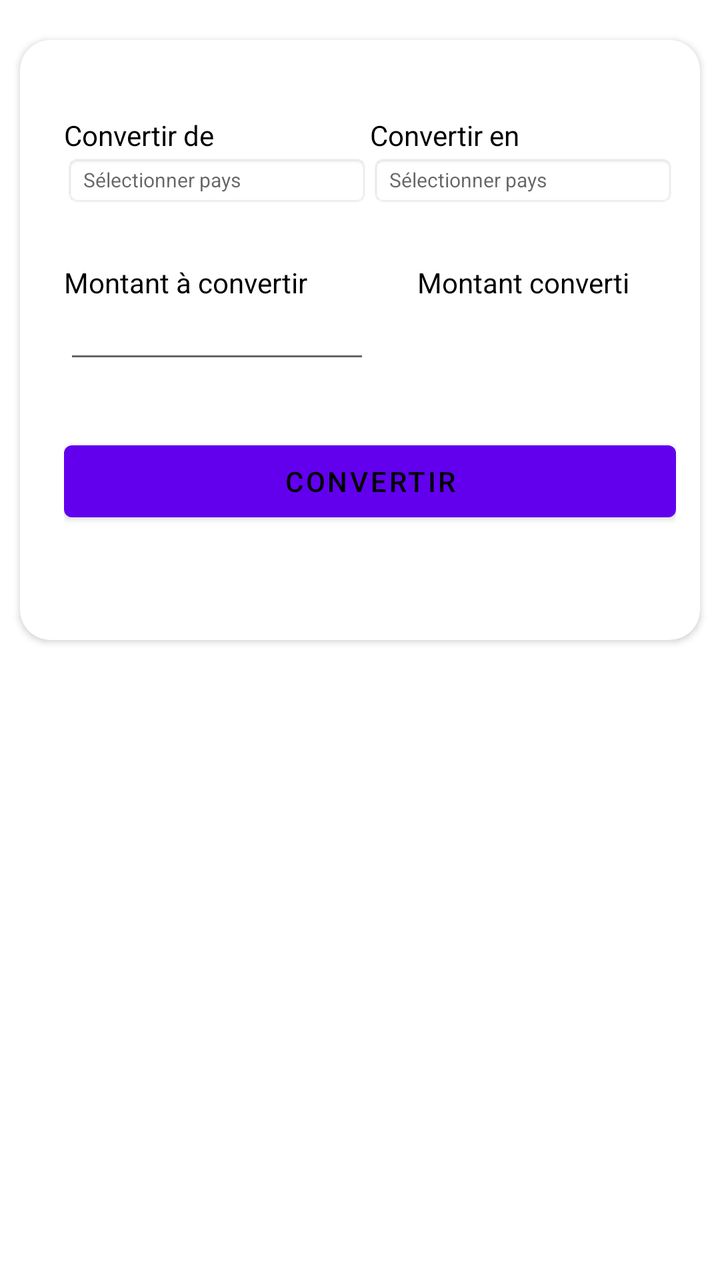
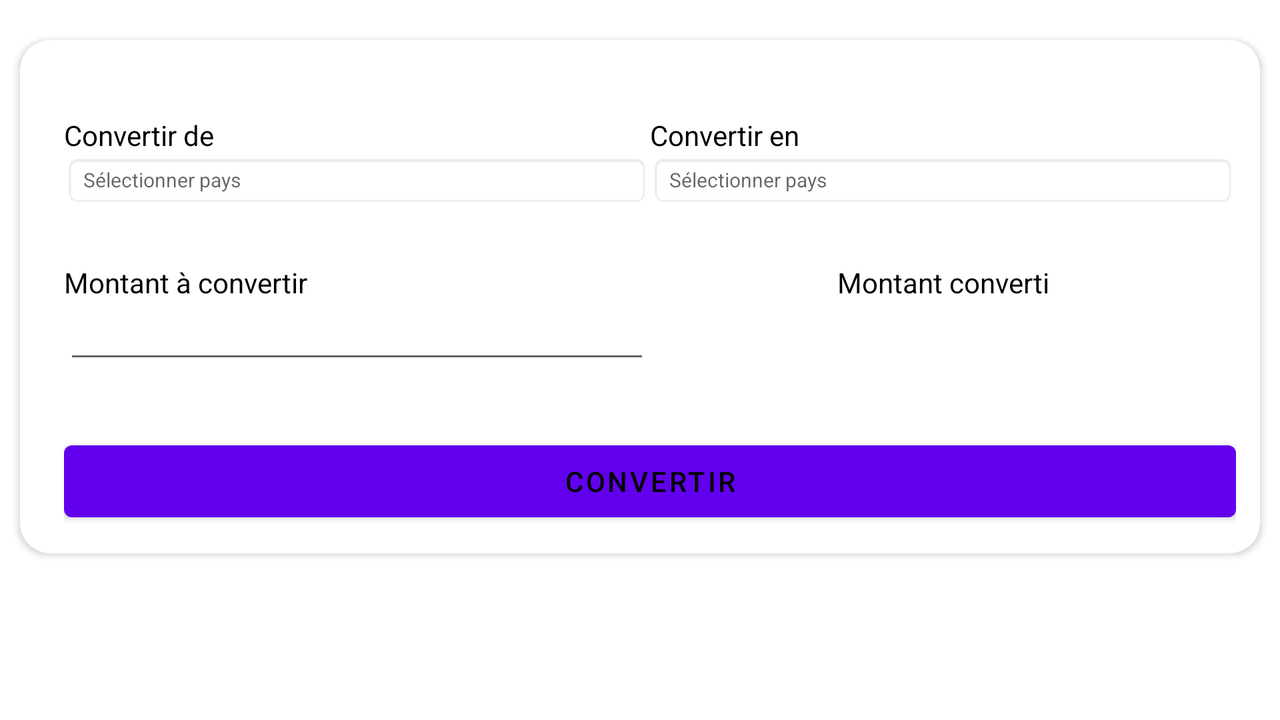

An Android layout and its configuration variant, each rendered on a device that would load it. The default file and the variant file are quoted in full after the pictures.
<!-- AndroidManifest.xml: application theme Theme.Elpy -->
<!-- res/layout/currency_converter.xml -->
<?xml version="1.0" encoding="utf-8"?>
<RelativeLayout xmlns:android="http://schemas.android.com/apk/res/android"
    xmlns:app="http://schemas.android.com/apk/res-auto"
    android:layout_width="match_parent"
    android:layout_height="match_parent"
    android:focusable="true"
    android:focusableInTouchMode="true"
    android:orientation="vertical">

    <androidx.cardview.widget.CardView
        android:id="@+id/card_view"
        android:layout_width="match_parent"
        android:layout_height="300dp"
        android:layout_marginStart="10dp"
        android:layout_marginTop="20dp"
        android:layout_marginEnd="10dp"
        android:clickable="true"
        android:focusable="true"
        app:cardCornerRadius="15dp"
        style="@style/Theme.BackgroundCurrencyConverter">

        <LinearLayout
            android:id="@+id/master_linear_layout"
            android:layout_width="match_parent"
            android:layout_height="wrap_content"
            android:layout_marginTop="8dp"
            android:orientation="vertical"
            android:padding="12dp"
            android:paddingBottom="10dp">

            <LinearLayout
                android:id="@+id/dropdown_menu_layout"
                android:layout_width="match_parent"
                android:layout_height="wrap_content"
                android:layout_marginTop="8dp"
                android:orientation="vertical"
                android:paddingTop="10dp"
                android:paddingBottom="10dp">
                
                <LinearLayout
                    android:id="@+id/layout_one"
                    android:layout_width="match_parent"
                    android:layout_height="match_parent"
                    android:gravity="top|bottom|center_vertical|fill_vertical|center|fill">

                    <TextView
                        android:id="@+id/convert_from_title"
                        android:layout_width="0dp"
                        android:layout_height="wrap_content"
                        android:layout_marginStart="10dp"
                        android:layout_weight="1.0"
                        android:text="@string/convertFrom"
                        style="@style/Theme.TextColorCurrencyConverter"/>

                    <TextView
                        android:id="@+id/convert_to_title"
                        android:layout_width="0dp"
                        android:layout_height="wrap_content"
                        android:layout_weight="1.0"
                        android:text="@string/convertTo"
                        style="@style/Theme.TextColorCurrencyConverter"/>


                </LinearLayout>

                <LinearLayout
                    android:id="@+id/layout_two"
                    android:layout_width="match_parent"
                    android:layout_height="wrap_content">
                
                    <TextView
                        android:id="@+id/convert_from_dropdown_menu"
                        android:layout_width="0dp"
                        android:layout_height="wrap_content"
                        android:layout_marginStart="10dp"
                        android:layout_weight="1.0"
                        android:background="@android:drawable/editbox_background"
                        android:hint="@string/hintSelect"
                        android:textColor="#000000"
                        android:text=""
                        android:textSize="10dp"
                        android:drawableRight="@drawable/arrow_down"/>

                    <TextView
                        android:id="@+id/convert_to_dropdown_menu"
                        android:layout_width="0dp"
                        android:layout_height="wrap_content"
                        android:layout_weight="1.0"
                        android:background="@android:drawable/editbox_background"
                        android:hint="@string/hintSelect"
                        android:textColor="#000000"
                        android:text=""
                        android:textSize="10dp"
                        android:drawableRight="@drawable/arrow_down"/>

                </LinearLayout>
                
            </LinearLayout>
            
            <LinearLayout
                android:id="@+id/liner_layout_below"
                android:layout_width="match_parent"
                android:layout_height="wrap_content"
                android:layout_marginTop="8dp"
                android:orientation="vertical"
                android:paddingTop="10dp"
                android:paddingBottom="10dp">

                <LinearLayout
                    android:id="@+id/linear_layout_below1"
                    android:layout_width="match_parent"
                    android:layout_height="match_parent"
                    android:gravity="top|bottom|center_vertical|fill_vertical|center|fill">


                    <TextView
                        android:id="@+id/amount_value_to_convert"
                        android:layout_width="0dp"
                        android:layout_height="wrap_content"
                        android:layout_weight="1.0"
                        android:layout_marginStart="10dp"
                        android:text="@string/amount"
                        style="@style/Theme.TextColorCurrencyConverter"/>

                    <TextView
                        android:id="@+id/amount_value_converted"
                        android:layout_width="0dp"
                        android:layout_height="wrap_content"
                        android:gravity="center"
                        android:layout_weight="1.0"
                        android:text="@string/amountConverted"
                        style="@style/Theme.TextColorCurrencyConverter"/>


                </LinearLayout>

                <LinearLayout
                    android:id="@+id/linear_layout_below2"
                    android:layout_width="match_parent"
                    android:layout_height="wrap_content"
                    android:orientation="horizontal">

                    <EditText
                        android:id="@+id/edit_text_value_to_convert"
                        android:layout_width="0dp"
                        android:layout_height="wrap_content"
                        android:layout_marginStart="10dp"
                        android:layout_weight="1.0"
                        android:inputType="number"
                        android:maxLines="1"
                        android:singleLine="true"
                        android:text=""
                        style="@style/Theme.TextColorCurrencyConverter"
                        android:textSize="14sp"/>
                    
                    <TextView
                        android:id="@+id/conversion_rate_text"
                        android:layout_width="0dp"
                        android:layout_height="wrap_content"
                        android:layout_weight="1.0"
                        android:gravity="center"
                        style="@style/Theme.TextColorCurrencyConverter"
                        android:textSize="18sp"/>

                    

                </LinearLayout>

            </LinearLayout>

            <RelativeLayout
                android:layout_width="match_parent"
                android:layout_height="wrap_content"
                android:layout_marginLeft="10dp"
                android:paddingTop="20sp">
                
                <Button
                    android:id="@+id/conversion_button"
                    android:layout_width="match_parent"
                    android:layout_height="wrap_content"
                    android:gravity="center"
                    android:paddingTop="7dp"
                    android:paddingBottom="7dp"
                    android:text="@string/convert"
                    android:textColor="#000000"/>

                
            </RelativeLayout>


        </LinearLayout>

    </androidx.cardview.widget.CardView>



</RelativeLayout>
<!-- resources referenced by this layout -->
<resources>
  <string name="amount">Montant à convertir</string>
  <string name="amountConverted">Montant converti</string>
  <string name="convert">Convertir</string>
  <string name="convertFrom">Convertir de</string>
  <string name="convertTo">Convertir en</string>
  <string name="hintSelect">Sélectionner pays</string>
  <style name="Theme.BackgroundCurrencyConverter" parent="Theme.MaterialComponents.DayNight.NoActionBar">
          <item name="android:backgroundTint">#FFFFFF</item>
      </style>
  <style name="Theme.TextColorCurrencyConverter" parent="Theme.MaterialComponents.DayNight.NoActionBar">
          <item name="android:textColor">#000000</item>
      </style>
  <style name="Theme.Elpy" parent="Base.Theme.Elpy" />
  <style name="Base.Theme.Elpy" parent="Theme.MaterialComponents.DayNight.NoActionBar">
          
          
      </style>
</resources>
<!-- res/layout-land/currency_converter.xml (the repository's variant of the layout above) -->
<!-- drawn on the phone turned sideways -->
<?xml version="1.0" encoding="utf-8"?>
<ScrollView xmlns:android="http://schemas.android.com/apk/res/android"
    xmlns:app="http://schemas.android.com/apk/res-auto"
    android:layout_width="match_parent"
    android:layout_height="match_parent"
    android:focusable="true"
    android:focusableInTouchMode="true"
    android:orientation="vertical">

    <androidx.cardview.widget.CardView
        android:id="@+id/card_view"
        android:layout_width="match_parent"
        android:layout_height="300dp"
        android:layout_marginStart="10dp"
        android:layout_marginTop="20dp"
        android:layout_marginEnd="10dp"
        android:clickable="true"
        android:focusable="true"
        app:cardCornerRadius="15dp"
        style="@style/Theme.BackgroundCurrencyConverter">

        <LinearLayout
            android:id="@+id/master_linear_layout"
            android:layout_width="match_parent"
            android:layout_height="wrap_content"
            android:layout_marginTop="8dp"
            android:orientation="vertical"
            android:padding="12dp"
            android:paddingBottom="10dp">

            <LinearLayout
                android:id="@+id/dropdown_menu_layout"
                android:layout_width="match_parent"
                android:layout_height="wrap_content"
                android:layout_marginTop="8dp"
                android:orientation="vertical"
                android:paddingTop="10dp"
                android:paddingBottom="10dp">

                <LinearLayout
                    android:id="@+id/layout_one"
                    android:layout_width="match_parent"
                    android:layout_height="match_parent"
                    android:gravity="top|bottom|center_vertical|fill_vertical|center|fill">

                    <TextView
                        android:id="@+id/convert_from_title"
                        android:layout_width="0dp"
                        android:layout_height="wrap_content"
                        android:layout_marginStart="10dp"
                        android:layout_weight="1.0"
                        android:text="@string/convertFrom"
                        style="@style/Theme.TextColorCurrencyConverter"/>

                    <TextView
                        android:id="@+id/convert_to_title"
                        android:layout_width="0dp"
                        android:layout_height="wrap_content"
                        android:layout_weight="1.0"
                        android:text="@string/convertTo"
                        style="@style/Theme.TextColorCurrencyConverter"/>


                </LinearLayout>

                <LinearLayout
                    android:id="@+id/layout_two"
                    android:layout_width="match_parent"
                    android:layout_height="wrap_content">

                    <TextView
                        android:id="@+id/convert_from_dropdown_menu"
                        android:layout_width="0dp"
                        android:layout_height="wrap_content"
                        android:layout_marginStart="10dp"
                        android:layout_weight="1.0"
                        android:background="@android:drawable/editbox_background"
                        android:hint="@string/hintSelect"
                        android:textColor="#000000"
                        android:text=""
                        android:textSize="10dp"
                        android:drawableRight="@drawable/arrow_down"/>

                    <TextView
                        android:id="@+id/convert_to_dropdown_menu"
                        android:layout_width="0dp"
                        android:layout_height="wrap_content"
                        android:layout_weight="1.0"
                        android:background="@android:drawable/editbox_background"
                        android:hint="@string/hintSelect"
                        android:textColor="#000000"
                        android:text=""
                        android:textSize="10dp"
                        android:drawableRight="@drawable/arrow_down"/>

                </LinearLayout>

            </LinearLayout>

            <LinearLayout
                android:id="@+id/liner_layout_below"
                android:layout_width="match_parent"
                android:layout_height="wrap_content"
                android:layout_marginTop="8dp"
                android:orientation="vertical"
                android:paddingTop="10dp"
                android:paddingBottom="10dp">

                <LinearLayout
                    android:id="@+id/linear_layout_below1"
                    android:layout_width="match_parent"
                    android:layout_height="match_parent"
                    android:gravity="top|bottom|center_vertical|fill_vertical|center|fill">


                    <TextView
                        android:id="@+id/amount_value_to_convert"
                        android:layout_width="0dp"
                        android:layout_height="wrap_content"
                        android:layout_weight="1.0"
                        android:layout_marginStart="10dp"
                        android:text="@string/amount"
                        style="@style/Theme.TextColorCurrencyConverter"/>

                    <TextView
                        android:id="@+id/amount_value_converted"
                        android:layout_width="0dp"
                        android:layout_height="wrap_content"
                        android:gravity="center"
                        android:layout_weight="1.0"
                        android:text="@string/amountConverted"
                        style="@style/Theme.TextColorCurrencyConverter"/>


                </LinearLayout>

                <LinearLayout
                    android:id="@+id/linear_layout_below2"
                    android:layout_width="match_parent"
                    android:layout_height="wrap_content"
                    android:orientation="horizontal">

                    <EditText
                        android:id="@+id/edit_text_value_to_convert"
                        android:layout_width="0dp"
                        android:layout_height="wrap_content"
                        android:layout_marginStart="10dp"
                        android:layout_weight="1.0"
                        android:inputType="number"
                        android:maxLines="1"
                        android:singleLine="true"
                        android:text=""
                        style="@style/Theme.TextColorCurrencyConverter"
                        android:textSize="14sp"/>

                    <TextView
                        android:id="@+id/conversion_rate_text"
                        android:layout_width="0dp"
                        android:layout_height="wrap_content"
                        android:layout_weight="1.0"
                        android:gravity="center"
                        style="@style/Theme.TextColorCurrencyConverter"
                        android:textSize="18sp"/>



                </LinearLayout>

            </LinearLayout>

            <RelativeLayout
                android:layout_width="match_parent"
                android:layout_height="wrap_content"
                android:layout_marginLeft="10dp"
                android:paddingTop="20sp">

                <Button
                    android:id="@+id/conversion_button"
                    android:layout_width="match_parent"
                    android:layout_height="wrap_content"
                    android:gravity="center"
                    android:paddingTop="7dp"
                    android:paddingBottom="7dp"
                    android:text="@string/convert"
                    android:textColor="#000000"/>


            </RelativeLayout>


        </LinearLayout>

    </androidx.cardview.widget.CardView>



</ScrollView>
